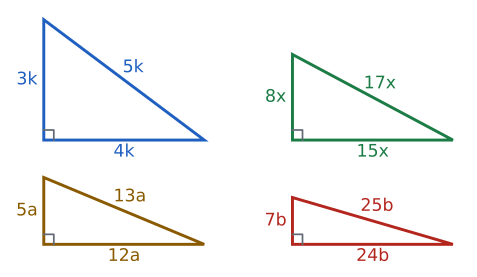

Here is the Python script that generated this plot:
import sys; sys.path.insert(0, "tools")
from cizim import *

def uz(P, Q): return round(float(np.linalg.norm(np.asarray(P, float) - np.asarray(Q, float))), 3)
def kenar(ax, P, Q, metin, G, d=0.45, renk=YAZI, fs=13):
    """[PQ] kenarının ortasına, G noktasından uzak tarafa etiket."""
    P, Q = np.asarray(P, float), np.asarray(Q, float); M = (P + Q) / 2
    u = (Q - P) / np.linalg.norm(Q - P); v = np.array([-u[1], u[0]])
    if np.dot(v, M - np.asarray(G, float)) < 0: v = -v
    ax.text(*(M + d * v), metin, ha="center", va="center", color=renk, fontsize=fs)
def dik(ax, K, P, Q, s=0.3, renk=SOLUK):
    """K köşesinde KP ile KQ arasındaki dik açı işareti."""
    K, P, Q = (np.asarray(t, float) for t in (K, P, Q))
    u = (P - K) / np.linalg.norm(P - K) * s; v = (Q - K) / np.linalg.norm(Q - K) * s
    ax.plot(*zip(K + u, K + u + v, K + v), color=renk, lw=1.3)
def aci_olc(K, P, Q):
    u, v = np.asarray(P, float) - K, np.asarray(Q, float) - K
    return round(float(np.degrees(np.arccos(np.dot(u, v) / np.linalg.norm(u) / np.linalg.norm(v)))), 3)

# Kenarları tam sayı olan özel dik üçgenler. Her biri kendi içinde doğru oranlı (yatay dik kenar 4 birim çizilir).
ucgenler = [((3, 4, 5), "k", (0.0, 2.6)), ((8, 15, 17), "x", (6.2, 2.6)),
            ((5, 12, 13), "a", (0.0, 0.0)), ((7, 24, 25), "b", (6.2, 0.0))]
fig, ax = sekil(6.2, 3.6); ax.set_aspect("equal"); ax.axis("off")
renkler = [MAVI, YESIL, SARI, KIRMIZI]
for ((p, q, r), h, (ox, oy)), rk in zip(ucgenler, renkler):
    assert p * p + q * q == r * r
    s = 4.0 / q
    B = np.array([ox, oy]); C = B + [q * s, 0]; A = B + [0, p * s]
    print(p, q, r, "AC/BC", round(uz(A, C) / uz(B, C), 4), round(r / q, 4))
    ax.add_patch(patches.Polygon([A, B, C], closed=True, facecolor="none", edgecolor=rk, lw=2.2))
    dik(ax, B, A, C, s=0.25)
    G0 = (A + B + C) / 3
    kenar(ax, A, B, f"{p}{h}", G0, d=0.42, renk=rk); kenar(ax, B, C, f"{q}{h}", G0, d=0.3, renk=rk)
    kenar(ax, A, C, f"{r}{h}", G0, d=0.38, renk=rk)
ax.set_xlim(-0.9, 10.6); ax.set_ylim(-0.6, 5.9)
kaydet(fig, __file__)
